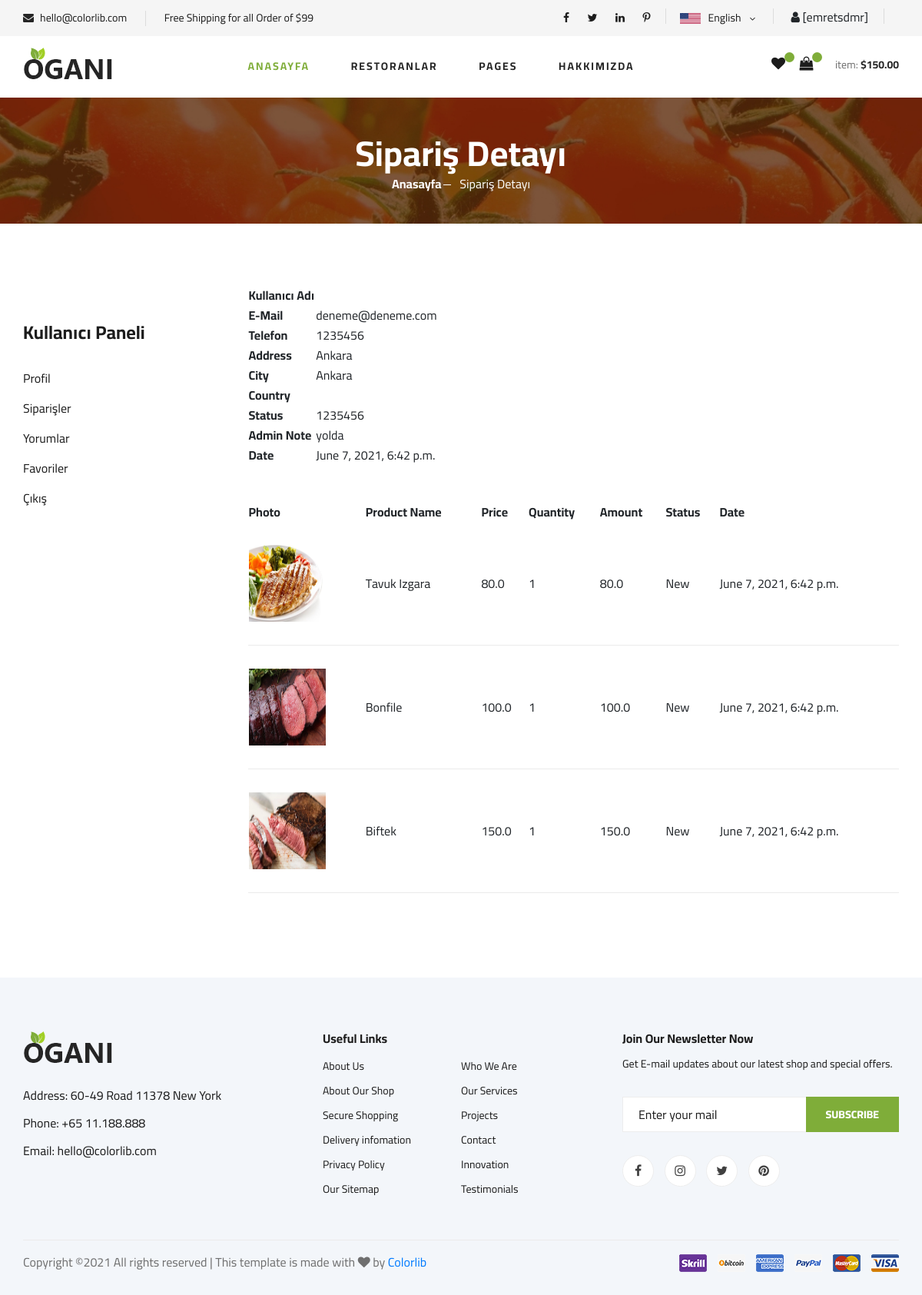
Screenshot of /user/orderdetail/7 (signed in) with the database file from the repository.
### order/models.py (models this page shows, shortened)
class Order(models.Model):
    STATUS = (
        ('New','New'),
        ('Accepted', 'Accepted'),
        ('Preparing', 'Preparing'),
        ('OnTheWay', 'OnTheWay'),
        ('Completed', 'Completed'),
        ('Cancelled', 'Cancelled'),
    )
    user = models.ForeignKey(User,on_delete=models.SET_NULL, null=True)
    code = models.CharField(max_length=5, editable=False)
    first_name = models.CharField(max_length=10)
    last_name = models.CharField(max_length=10)
    phone = models.CharField(blank=True, max_length=20)
    address = models.CharField(blank=True, max_length=150)
    city = models.CharField(blank=True, max_length=20)
    country = models.CharField(blank=True, max_length=20)
    total = models.FloatField()
    status = models.CharField(max_length=10,choices=STATUS,default='New')
    ip = models.CharField(blank=True,max_length=20)
    adminnote = models.CharField(blank=True,max_length=100)
    create_at=models.DateTimeField(auto_now_add=True)
    update_at = models.DateTimeField(auto_now=True)

class OrderProduct(models.Model):
    STATUS = (
        ('New','New'),
        ('Accepted', 'Accepted'),
        ('Cancelled', 'Cancelled'),
        )
    order = models.ForeignKey(Order, on_delete=models.CASCADE)
    user = models.ForeignKey(User, on_delete=models.CASCADE)
    product = models.ForeignKey(Product, on_delete=models.CASCADE)
    quantity = models.IntegerField()
    price = models.FloatField()
    amount = models.FloatField()
    status = models.CharField(max_length=10,choices=STATUS, default='New')
    create_at=models.DateTimeField(auto_now_add=True)
    update_at = models.DateTimeField(auto_now=True)

### product/models.py (models this page shows, shortened)
class Product(models.Model):
    STATUS = (
        ('True', 'Evet'),
        ('False', 'Hayır'),
    )
    restaurant = models.ForeignKey(Restaurant, on_delete=models.CASCADE)  # relation with Restaurant table
    category = models.ForeignKey(Category, on_delete=models.CASCADE) #relation with Category table
    title = models.CharField(max_length=30)
    keywords = models.CharField(max_length=255)
    description = models.CharField(max_length=255)
    image = models.ImageField(blank=True, upload_to='images/')
    price = models.FloatField()
    amount = models.IntegerField()
    detail = RichTextUploadingField()
    status = models.CharField(max_length=10, choices=STATUS)
    slug = models.SlugField(null=False,unique=True)
    created_at = models.DateTimeField(auto_now_add=True)
    update_at = models.DateTimeField(auto_now=True)
    def image_tag(self):
        return mark_safe('<img src="{}" height="50"/>'.format(self.image.url))
    image_tag.short_description = 'Image'

### user/views.py (the view)
# urls.py: path('orderdetail/<int:id>',views.orderdetail,name='orderdetail'),
@login_required(login_url='/login')
def orderdetail(request,id):
    category = Category.objects.all()
    current_user = request.user
    order = Order.objects.get(user_id=current_user.id, id=id)
    orderitems = OrderProduct.objects.filter(order_id=id)
    context = {'category': category,
               'order': order,
               'orderitems': orderitems
               }
    return render(request, "user_order_detail.html", context)

### user/templates/user_order_detail.html (shortened to what this page needs)
{% extends "homebase.html" %}
{% block content %}
    {% load static %}
    <section class="breadcrumb-section set-bg" data-setbg="{% static 'img/breadcrumb.jpg' %}">
        <div class="container">
            <div class="row">
                <div class="col-lg-12 text-center">
                    <div class="breadcrumb__text">
                        <h2>Sipariş Detayı</h2>
                        <div class="breadcrumb__option">
                            <a href="/">Anasayfa</a>
                            <span>Sipariş Detayı</span>
                        </div>
                    </div>
                </div>
            </div>
        </div>
    </section>
    <section class="product spad">
        <div class="container">
            <div class="row">
                <div class="col-lg-3 col-md-5">
                    <br><br>
                    {% include "user_panel.html" %}
                </div>
                <div class="col-lg-9 col-md-7">
                    <table>
                        <tbody>
                        <tr>
                            <th class="text-left">Kullanıcı Adı</th>
                            <td>{{order.user_name}}</td>
                        </tr>
                        <tr>
                            <th class="text-left">E-Mail</th>
                            <td>{{order.user.email}}</td>
                        </tr>
                        <tr>
                            <th class="text-left">Telefon</th>
                            <td>{{ order.phone }}</td>
                        </tr>
                        <tr>
                            <th class="text-left">Address</th>
                            <td>{{ order.address }}</td>
                        </tr>
                        <tr>
                            <th class="text-left">City</th>
                            <td>{{ order.city }}</td>
                        </tr>
                        <tr>
                            <th class="text-left">Country</th>
                            <td>{{ order.country }}</td>
                        </tr>
                        <tr>
                            <th class="text-left">Status</th>
                            <td>{{ order.phone }}</td>
                        </tr>
                        <tr>
                            <th class="text-left">Admin Note</th>
                            <td>{{ order.adminnote }}</td>
                        </tr>
                        <tr>
                            <th class="text-left">Date</th>
                            <td>{{ order.create_at }}</td>
                        </tr>
                        </tbody>
                    </table>
                    <div class="shoping__cart__table">
                        <table>
                            <br><br>
                            <tr>
                                <th class="text-left">Photo</th>
                                <th class="text-left">Product Name</th>
                                <th class="text-left">Price</th>
                                <th class="text-left">Quantity</th>
                                <th class="text-left">Amount</th>
                                <th class="text-left">Status</th>
                                <th class="text-left">Date</th>
                            </tr>
                            {% for rs in orderitems %}
                                <tr>
                                    <td class="text-left"><a href="/product/{{ rs.product_id }}/{{ rs.product.slug }}"><img src="{{ rs.product.image.url }}" width="100" height="100"></a></td>
                                    <td class="text-left">{{ rs.product.title }}</td>
                                    <td class="text-left">{{ rs.price }}</td>
                                    <td class="text-left">{{ rs.quantity }}</td>
                                    <td class="text-left">{{ rs.amount }}</td>
                                    <td class="text-left">{{ rs.status }}</td>
                                    <td class="text-left">{{ rs.create_at }}</td>
                                </tr>
                            {% endfor %}
                        </table>
                    </div>
                </div>
            </div>
        </div>
    </section>
{% endblock %}

### home/templates/header.html (shortened to what this page needs)
{% load static %}
<header class="header">
    <div class="header__top">
        <div class="container">
            <div class="row">
                <div class="col-lg-6 col-md-6">
                    <div class="header__top__left">
                        <ul>
                            <li><i class="fa fa-envelope"></i> hello@colorlib.com</li>
                            <li>Free Shipping for all Order of $99</li>
                        </ul>
                    </div>
                </div>
                <div class="col-lg-6 col-md-6">
                    <div class="header__top__right">
                        <div class="header__top__right__social">
                            <a href="#"><i class="fa fa-facebook"></i></a>
                            <a href="#"><i class="fa fa-twitter"></i></a>
                            <a href="#"><i class="fa fa-linkedin"></i></a>
                            <a href="#"><i class="fa fa-pinterest-p"></i></a>
                        </div>
                        <div class="header__top__right__language">
                            <img src="{% static 'img/language.png' %}" alt="">
                            <div>English</div>
                            <span class="arrow_carrot-down"></span>
                        </div>
                        <div class="header__top__right__language">
                            {% if user.id is not None %}
                                <i class="fa fa-user"></i> [{{ user.username }}]
                            {% else %}
                                <a href="/login/"><i class="fa fa-user"></i> Giriş / <a href="/signup/">Kaydol</a>
                            {% endif %}
                        </div>
                    </div>
                </div>
            </div>
        </div>
    </div>
    <div class="container">
        <div class="row">
            <div class="col-lg-3">
                <div class="header__logo">
                    <a href="/"><img src="{% static 'img/logo.png' %}" alt=""></a>
                </div>
            </div>
            <div class="col-lg-6">
                <nav class="header__menu">
                    <ul>
                        <li class="active"><a href="/home">Anasayfa</a></li>
                        <li><a href="/restaurants">Restoranlar</a></li>
                        <li><a href="#">Pages</a>
                        </li>
                        <li><a href="/hakkimizda">Hakkimizda</a>
                        </li>
                    </ul>
                </nav>
            </div>
            <div class="col-lg-3">
                <div class="header__cart">
                    <ul>
                        <li><a href="#"><i class="fa fa-heart"></i> <span></span></a></li>
                        <li><a href="/shopcart/"><i class="fa fa-shopping-bag"></i> <span>{{ request.session.cart_items }}</span></a></li>
                    </ul>
                    <div class="header__cart__price">item: <span>$150.00</span></div>
                </div>
            </div>
        </div>
    </div>
</header>

### home/static/css/style.css (style rules this page uses)
html, body { height: 100%; font-family: "Cairo", sans-serif; -webkit-font-smoothing: antialiased; font-smoothing: antialiased; }
h1, h2, h3, h4, h5, h6 { margin: 0; color: #111111; font-weight: 400; font-family: "Cairo", sans-serif; }
h2 { font-size: 36px; }
img { max-width: 100%; }
ul, ol { padding: 0; margin: 0; }
.set-bg { background-repeat: no-repeat; background-size: cover; background-position: top center; }
.spad { padding-top: 100px; padding-bottom: 100px; }
.header__top { background: #f5f5f5; }
.header__top__left { padding: 10px 0 13px; }
.header__top__left ul li { font-size: 14px; color: #1c1c1c; display: inline-block; margin-right: 45px; position: relative; }
.header__top__left ul li:after { position: absolute; right: -25px; top: 1px; height: 20px; width: 1px; background: #000000; opacity: 0.1; content: ""; }
.header__top__left ul li:last-child { margin-right: 0; }
.header__top__left ul li:last-child:after { display: none; }
.header__top__left ul li i { color: #252525; margin-right: 5px; }
.header__top__right { text-align: right; padding: 10px 0 13px; }
.header__top__right__social { position: relative; display: inline-block; margin-right: 35px; }
.header__top__right__social:after { position: absolute; right: -20px; top: 1px; height: 20px; width: 1px; background: #000000; opacity: 0.1; content: ""; }
.header__top__right__social a { font-size: 14px; display: inline-block; color: #1c1c1c; margin-right: 20px; }
.header__top__right__social a:last-child { margin-right: 0; }
.header__top__right__language { position: relative; display: inline-block; margin-right: 40px; cursor: pointer; }
.header__top__right__language:after { position: absolute; right: -21px; top: 1px; height: 20px; width: 1px; background: #000000; opacity: 0.1; content: ""; }
.header__top__right__language img { margin-right: 6px; }
.header__top__right__language div { font-size: 14px; color: #1c1c1c; display: inline-block; margin-right: 4px; }
.header__top__right__language span { font-size: 14px; color: #1c1c1c; position: relative; top: 2px; }
.header__logo { padding: 15px 0; }
.header__logo a { display: inline-block; }
.header__menu { padding: 24px 0; }
.header__menu ul li { list-style: none; display: inline-block; margin-right: 50px; position: relative; }
.header__menu ul li.active a { color: #7fad39; }
.header__menu ul li:last-child { margin-right: 0; }
.header__menu ul li a { font-size: 14px; color: #252525; text-transform: uppercase; font-weight: 700; letter-spacing: 2px; -webkit-transition: all, 0.3s; -moz-transition: all, 0.3s; -ms-transition: all, 0.3s; -o-transition: all, 0.3s; transition: all, 0.3s; padding: 5px 0; display: block; }
.header__cart { text-align: right; padding: 24px 0; }
.header__cart ul { display: inline-block; margin-right: 25px; }
.header__cart ul li { list-style: none; display: inline-block; margin-right: 15px; }
.header__cart ul li:last-child { margin-right: 0; }
.header__cart ul li a { position: relative; }
.header__cart ul li a i { font-size: 18px; color: #1c1c1c; }
.header__cart ul li a span { height: 13px; width: 13px; background: #7fad39; font-size: 10px; color: #ffffff; line-height: 13px; text-align: center; font-weight: 700; display: inline-block; border-radius: 50%; position: absolute; top: 0; right: -12px; }
.header__cart .header__cart__price { font-size: 14px; color: #6f6f6f; display: inline-block; }
.header__cart .header__cart__price span { color: #252525; font-weight: 700; }
.breadcrumb-section { display: flex; align-items: center; padding: 45px 0 40px; }
.breadcrumb__text h2 { font-size: 46px; color: #ffffff; font-weight: 700; }
.breadcrumb__option a { display: inline-block; font-size: 16px; color: #ffffff; font-weight: 700; margin-right: 20px; position: relative; }
.breadcrumb__option a:after { position: absolute; right: -12px; top: 13px; height: 1px; width: 10px; background: #ffffff; content: ""; }
.breadcrumb__option span { display: inline-block; font-size: 16px; color: #ffffff; }
.product { padding-top: 80px; padding-bottom: 80px; }
.shoping__cart__table { margin-bottom: 30px; }
.shoping__cart__table table { width: 100%; text-align: center; }
.shoping__cart__table table tbody tr td { padding-top: 30px; padding-bottom: 30px; border-bottom: 1px solid #ebebeb; }
@media only screen and (min-width: 1200px) { .container { max-width: 1170px; } }

### rows the page displays
Order: user.email "deneme@deneme.com", phone "1235456", address "Ankara", city "Ankara", adminnote "yolda", create_at "June 7, 2021, 6:42 p.m."
OrderProduct: product.image (picture), product "Tavuk Izgara", price "80.0", quantity "1", amount "80.0", status "New", create_at "June 7, 2021, 6:42 p.m."
OrderProduct: product.image (picture), product "Bonfile", price "100.0", quantity "1", amount "100.0", status "New", create_at "June 7, 2021, 6:42 p.m."
OrderProduct: product.image (picture), product "Biftek", price "150.0", quantity "1", amount "150.0", status "New", create_at "June 7, 2021, 6:42 p.m."

### other values shown
{{ user.username }} "emretsdmr"
